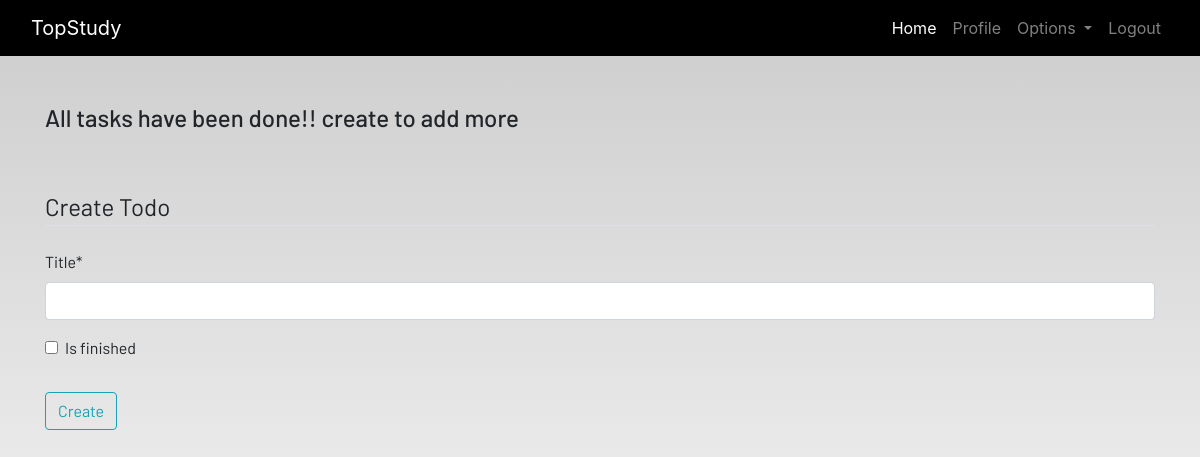
The page /todo (signed in) on the database as committed earlier.
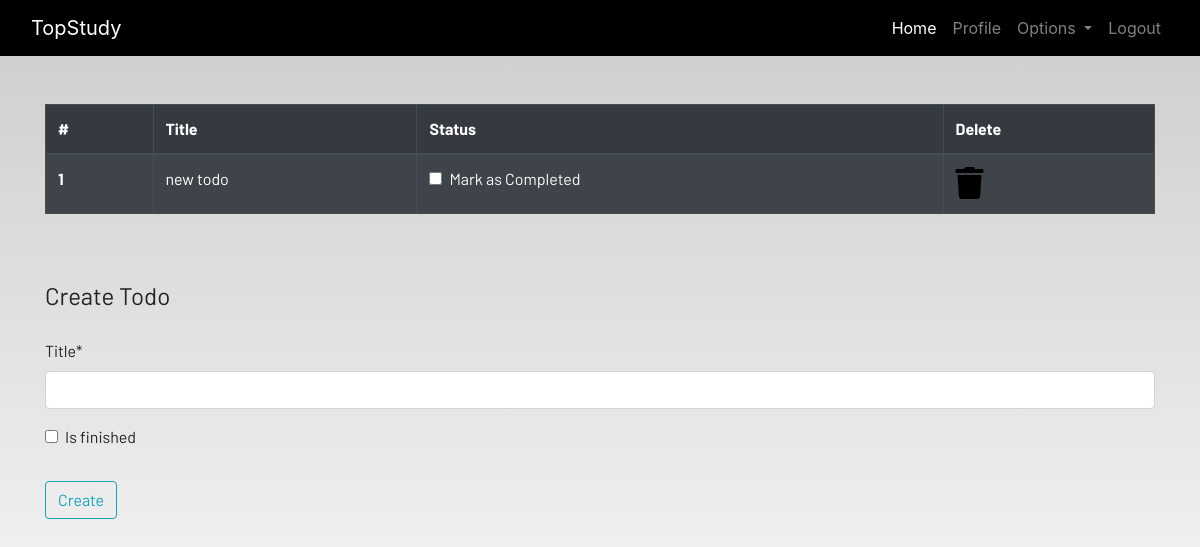
The same page on the database as committed later.
### dashboard/models.py (models this page shows, shortened)
class Todo(models.Model):
    user = models.ForeignKey(User,on_delete=models.CASCADE)
    title = models.CharField(max_length=100)
    is_finished = models.BooleanField(default=False)

### dashboard/views.py (the view, shortened to what this page needs)
# urls.py: path('todo',views.todo,name="todo"),
@login_required
def todo(request):
    form = TodoForm()
    todo = Todo.objects.filter(user = request.user)
    if len(todo) ==  0:
        todos_done = True
    else:
        todos_done = False
    context = {
        'todos' : todo,
        'form' : form,
        'todos_done':todos_done
    }
    return render(request, "dashboard/todo.html",context)

### dashboard/forms.py
class TodoForm(forms.ModelForm):
     class Meta:
         model = Todo
         fields = ['title','is_finished']

### dashboard/templates/dashboard/todo.html (shortened to what this page needs)
{% extends 'dashboard/base.html' %}
{% load static %}
{% load crispy_forms_tags %}
{% block content %}
<div class="container">
    {% if not todos_done %}
    <table class="table table-striped table-bordered table-hover table-dark">
        <thead>
            <tr>
                <th scope="col">#</th>
                <th scope="col">Title</th>
                <th scope="col">Status</th>
                <th scope="col">Delete</th>
            </tr>
        </thead>
        <tbody>
            {% for todo in todos %}
            <tr>
                <th scope="row">{{forloop.counter}}</th>
                <td>{{todo.title}}</td>
                <td>
                    <a href="{% url 'update_todo' todo.id %}">
                        <div class="form-check">
                            {% if todo.is_finished == True %}
                            <input class="form-check-input" type="checkbox" value="" checked>
                            {% else %}
                            <input class="form-check-input" type="checkbox" value="" >
                            {% endif %}
                            <label class="form-check-label text-light" for="flexCheckDefault">
                                Mark as Completed
                            </label>
                        </div>
                    </a>
                </td>
                <td><a href="{% url 'delete_todo' todo.id %}"><i class="fa fa-trash fa-2x"></i></a></td>
            </tr>
            {% endfor %}
        </tbody>
    </table>
    {% else %}
    <h4>All tasks have been done!! create to add more</h4>
    {% endif %}
</div><br><br>
<div class="container">
    <form method="POST">
        <fieldset class="form-group">
            <legend class="border-bottom mb-4">Create Todo</legend>
            {{ form | crispy }}
        </fieldset>
        <div class="form-group">
            <button href="" class="btn btn-outline-info" type="submit">
                Create
            </button>
        </div>
    </form>
</div>
{% endblock content %}

Rows that differ between the two databases and show on the page:
added Todo: title "new todo"
Other text that changed with them:
text no longer shown: "All tasks have been done!! create to add more"
text now shown: "# Title Status Delete"
